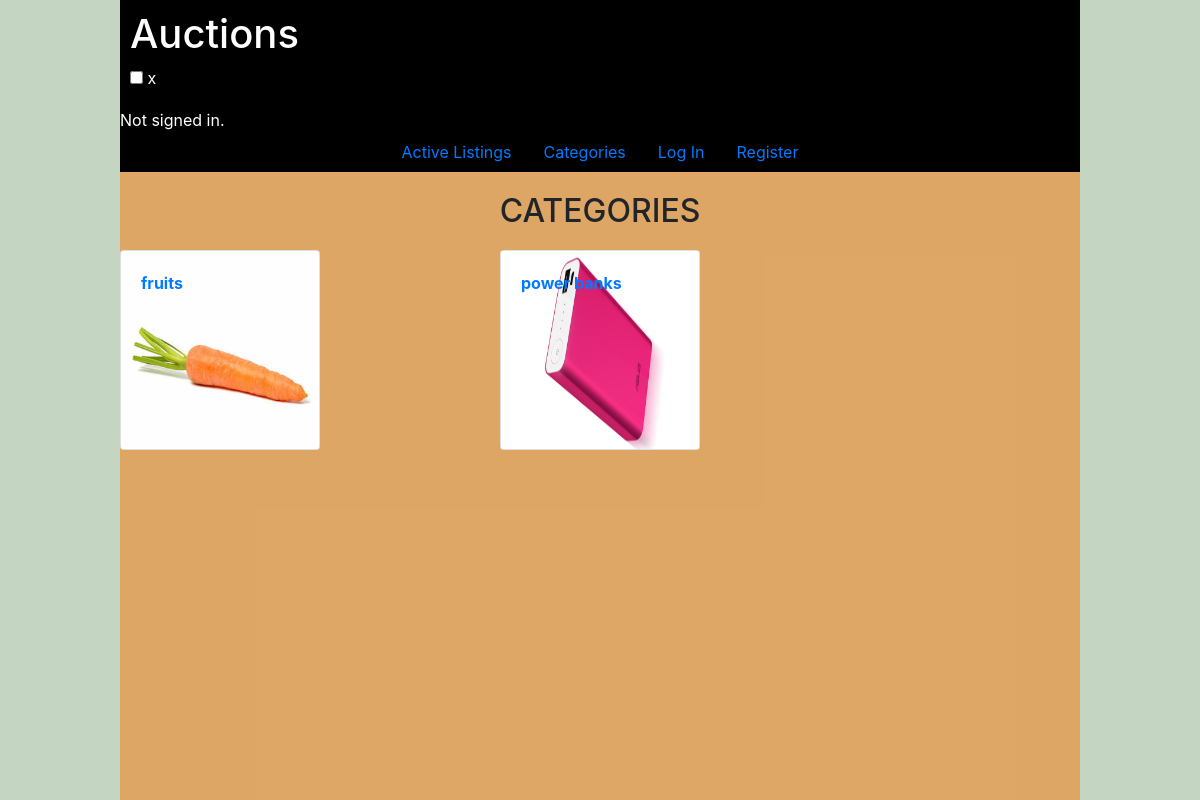
The page /categories on the database as committed earlier.
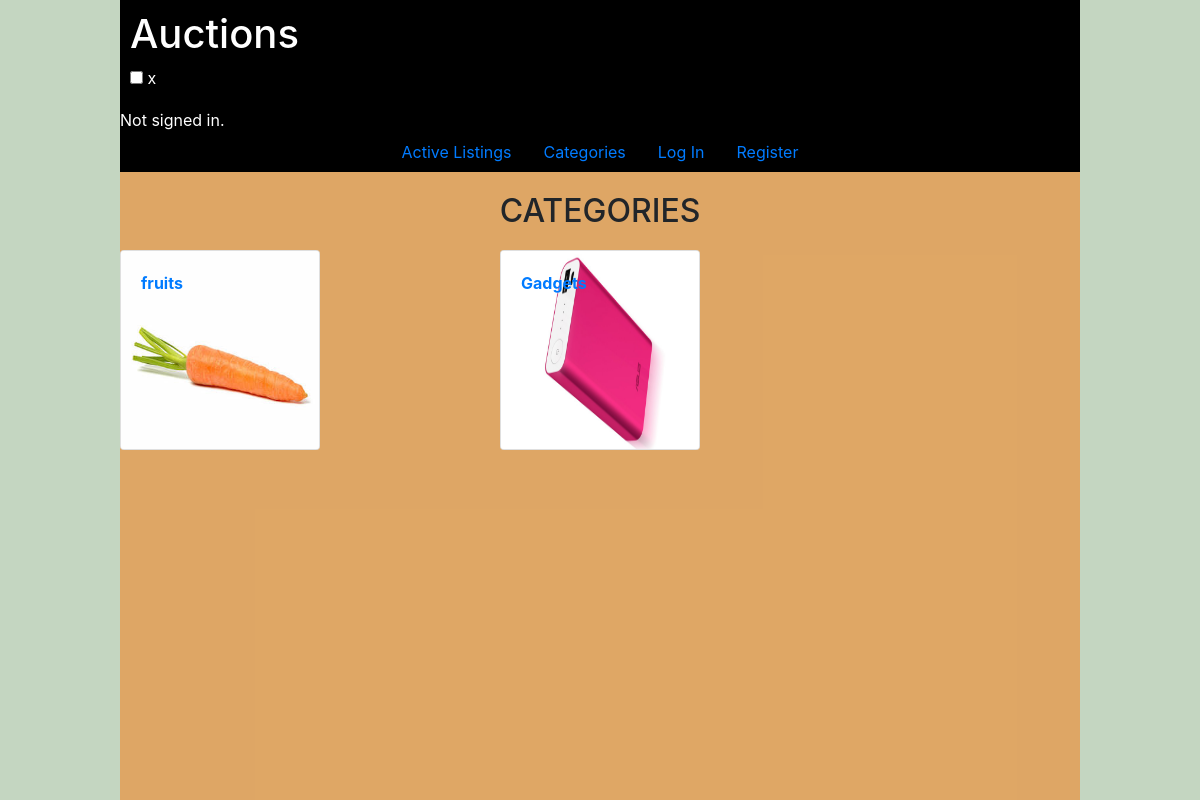
The same page on the database as committed later.
### auctions/models.py (models this page shows, shortened)
class Category(models.Model):
	name=models.CharField(max_length=20, help_text ='Name of category')
	picture=models.ImageField(upload_to="category", help_text ='picture of this category')
	class Meta:
		verbose_name_plural='categories'

### auctions/views.py (the view)
# urls.py: path("categories", views.CategoriesListView.as_view(template_name='auctions/categories.html'), name="categories"),
class CategoriesListView(generic.ListView):
    model=Category
    def get_context_data(self, **kwargs):
        context=super(CategoriesListView, self).get_context_data(**kwargs)
        context['items']=Category.objects.all()
        return context

### auctions/templates/auctions/categories.html
{% extends "auctions/layout.html" %}
{% block subheader %}
<h2 class="main-head">Categories</h2>
{% endblock %}
{% block body %}
    {% for item in items %}
   <div class="category">
        <div class="card contain">
            <img class="card-img img-resize" src="{{item.picture.url}}" alt=""></a>
            <div class="card-img-overlay">
                <a class="card-link link-decor"  href="#"> <p class="card-text"><strong>{{item.name}}</strong></p></a>
            </div>
        </div>
        {% empty %}
        <p>No category yet</p>
        {% endfor %}
   </div>
{% endblock %}

### auctions/templates/auctions/layout.html (shortened to what this page needs)
{% load static %}
<!DOCTYPE html>
<html lang="en">
    <head>
        <link rel="stylesheet" href="https://stackpath.bootstrapcdn.com/bootstrap/4.4.1/css/bootstrap.min.css">
        <link href="{% static 'auctions/styles.css' %}" rel="stylesheet">
    </head>
    <body>
        <div class ="header">
            <h1 >Auctions</h1>
            <input type="checkbox" id="toggler" class="toggler">
            <label id="toggler-label" class="toggler-label" for="toggler">x</label>
        </div>
        <div class="status">
            {% if user.is_authenticated %}
                Signed in as <strong>{{ user.username }}</strong>.
            {% else %}
                Not signed in.
            {% endif %}
        </div>
        <ul class="nav">
            <li class="nav-item">
                <a class="nav-link" href="{% url 'index' %}">Active Listings</a>
            </li>
            <li class="nav-item">
            	<a class="nav-link" href="{% url 'categories' %}">Categories</a>
            </li>
            {% if user.is_authenticated %}
                <li class="nav-item">
                	<a class="nav-link" href="{% url 'watchlist' user.username %}">Watchlist</a>
                </li>
                <li class="nav-item">
                	<a class="nav-link" href="{% url 'create_listing' user.username %}">Create Listing</a>
                </li>
                <li class="nav-item">
                	<a class="nav-link" href="{% url 'logout' %}">Log Out</a>
                </li>
            {% else %}
                <li class="nav-item">
                    <a class="nav-link" href="{% url 'login' %}">Log In</a>
                </li>
                <li class="nav-item">
                    <a class="nav-link" href="{% url 'register' %}">Register</a>
                </li>
            {% endif %}
        </ul>
        <div class="sub-header">
            {% block subheader %}
            {% endblock %}
        </div>
        <div class="main">
        {% block body %}
        {% endblock %}
        </div>
    </body>
</html>

### auctions/static/auctions/styles.css (style rules this page uses)
:root { --bg1:rgba(250,120,10,0.5); --bg2:rgba(182, 186, 149, 0.7); }
* { box-sizing: border-box; }
body { padding: 0; display:grid; grid-template-columns:1fr 8fr 1fr; grid-template-rows:1fr 0.2fr 0.4fr 0.4fr minmax(500px, 800px); grid-gap:0; background-color:rgb(196, 214, 193) ; height:100vh; }
.header { grid-row:1/2; grid-column:2/3; width:100%; background-color:black; color:white ; padding:10px; margin:0; }
.status { grid-row:2/3; grid-column:2/3; background-color:black; color:white; display:flex ; margin:0; align-self :center ; padding:0 ; }
.nav { grid-row:3/4; grid-column:2/3; justify-content:center ; background-color:black; transform: scale(1,1); }
.toggler { position:relative; }
.sub-header { grid-row:4/5; grid-column:2/3; background:var(--bg1); }
.main { grid-row:5/6; grid-column:2/3; background:var(--bg1); overflow-y: scroll; }
.contain { width:200px; height: auto; }
.img-resize { width: 100%; height: 100%; }
.main-head { margin:20px auto ; text-align:center ; text-transform:uppercase; }
.category { display: grid; grid-template-columns: repeat(auto-fill, minmax(30%, 1fr)); grid-template-rows: 200px; margin: auto; }
.link-decor { background: rgba(146, 155, 68, 0.7); }

Rows that differ between the two databases and show on the page:
changed Category: name "power banks" → "Gadgets"
